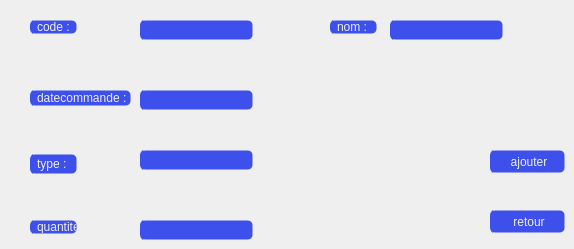
      <widget class="QWidget" name="tab">
       <attribute name="title">
        <string>ajouter</string>
       </attribute>
       <widget class="QLabel" name="label">
        <property name="geometry">
         <rect>
          <x>30</x>
          <y>20</y>
          <width>47</width>
          <height>14</height>
         </rect>
        </property>
        <property name="styleSheet">
         <string notr="true">QLabel {
background-image: url(C:/Users/HP/Documents/Health-application/icons/16x16/cil-folder-open.png);
	background-position: left center;

    background-repeat: no-repeat;

	border: 1px solid transparent;
color:rgb(238, 238, 238);
	border-radius: 5px;	
	background-color:#3d50eb;
border-left:4px solid #3d50eb;

}
QLabel:hover {
color:rgb(255, 255, 255);
		background-color: rgb(63, 84, 244);
}
QLabel:pressed {	
	border: 2px solid rgb(55, 74, 214) ;
}</string>
        </property>
        <property name="text">
         <string>code :</string>
        </property>
       </widget>
       <widget class="QLabel" name="label_2">
        <property name="geometry">
         <rect>
          <x>30</x>
          <y>90</y>
          <width>101</width>
          <height>16</height>
         </rect>
        </property>
        <property name="styleSheet">
         <string notr="true">QLabel {
background-image: url(C:/Users/HP/Documents/Health-application/icons/16x16/cil-folder-open.png);
	background-position: left center;

    background-repeat: no-repeat;

	border: 1px solid transparent;
color:rgb(238, 238, 238);
	border-radius: 5px;	
	background-color:#3d50eb;
border-left:4px solid #3d50eb;

}
QLabel:hover {
color:rgb(255, 255, 255);
		background-color: rgb(63, 84, 244);
}
QLabel:pressed {	
	border: 2px solid rgb(55, 74, 214) ;
}</string>
        </property>
        <property name="text">
         <string>datecommande :</string>
        </property>
       </widget>
       <widget class="QLabel" name="label_3">
        <property name="geometry">
         <rect>
          <x>30</x>
          <y>154</y>
          <width>47</width>
          <height>20</height>
         </rect>
        </property>
        <property name="styleSheet">
         <string notr="true">QLabel {
background-image: url(C:/Users/HP/Documents/Health-application/icons/16x16/cil-folder-open.png);
	background-position: left center;

    background-repeat: no-repeat;

	border: 1px solid transparent;
color:rgb(238, 238, 238);
	border-radius: 5px;	
	background-color:#3d50eb;
border-left:4px solid #3d50eb;

}
QLabel:hover {
color:rgb(255, 255, 255);
		background-color: rgb(63, 84, 244);
}
QLabel:pressed {	
	border: 2px solid rgb(55, 74, 214) ;
}</string>
        </property>
        <property name="text">
         <string>type :</string>
        </property>
       </widget>
       <widget class="QLabel" name="label_4">
        <property name="geometry">
         <rect>
          <x>30</x>
          <y>220</y>
          <width>47</width>
          <height>14</height>
         </rect>
        </property>
        <property name="styleSheet">
         <string notr="true">QLabel {
background-image: url(C:/Users/HP/Documents/Health-application/icons/16x16/cil-folder-open.png);
	background-position: left center;

    background-repeat: no-repeat;

	border: 1px solid transparent;
color:rgb(238, 238, 238);
	border-radius: 5px;	
	background-color:#3d50eb;
border-left:4px solid #3d50eb;

}
QLabel:hover {
color:rgb(255, 255, 255);
		background-color: rgb(63, 84, 244);
}
QLabel:pressed {	
	border: 2px solid rgb(55, 74, 214) ;
}</string>
        </property>
        <property name="text">
         <string>quantite :</string>
        </property>
       </widget>
       <widget class="QLabel" name="label_5">
        <property name="geometry">
         <rect>
          <x>330</x>
          <y>20</y>
          <width>47</width>
          <height>14</height>
         </rect>
        </property>
        <property name="styleSheet">
         <string notr="true">QLabel {
background-image: url(C:/Users/HP/Documents/Health-application/icons/16x16/cil-folder-open.png);
	background-position: left center;

    background-repeat: no-repeat;

	border: 1px solid transparent;
color:rgb(238, 238, 238);
	border-radius: 5px;	
	background-color:#3d50eb;
border-left:4px solid #3d50eb;

}
QLabel:hover {
color:rgb(255, 255, 255);
		background-color: rgb(63, 84, 244);
}
QLabel:pressed {	
	border: 2px solid rgb(55, 74, 214) ;
}</string>
        </property>
        <property name="text">
         <string>nom :</string>
        </property>
       </widget>
       <widget class="QPushButton" name="pushButton_4">
        <property name="geometry">
         <rect>
          <x>490</x>
          <y>150</y>
          <width>75</width>
          <height>23</height>
         </rect>
        </property>
        <property name="styleSheet">
         <string notr="true">QPushButton {
background-image: url(C:/Users/HP/Documents/Health-application/icons/16x16/cil-folder-open.png);
	background-position: left center;

    background-repeat: no-repeat;

	border: 1px solid transparent;
color:rgb(238, 238, 238);
	border-radius: 5px;	
	background-color:#3d50eb;
border-left:4px solid #3d50eb;

}
QPushButton:hover {
color:rgb(255, 255, 255);
		background-color: rgb(63, 84, 244);
}
QPushButton:pressed {	
	border: 2px solid rgb(55, 74, 214) ;
}</string>
        </property>
        <property name="text">
         <string>ajouter</string>
        </property>
       </widget>
       <widget class="QPushButton" name="pushButton_5">
        <property name="geometry">
         <rect>
          <x>490</x>
          <y>210</y>
          <width>75</width>
          <height>23</height>
         </rect>
        </property>
        <property name="styleSheet">
         <string notr="true">QPushButton {
background-image: url(C:/Users/HP/Documents/Health-application/icons/16x16/cil-folder-open.png);
	background-position: left center;

    background-repeat: no-repeat;

	border: 1px solid transparent;
color:rgb(238, 238, 238);
	border-radius: 5px;	
	background-color:#3d50eb;
border-left:4px solid #3d50eb;

}
QPushButton:hover {
color:rgb(255, 255, 255);
		background-color: rgb(63, 84, 244);
}
QPushButton:pressed {	
	border: 2px solid rgb(55, 74, 214) ;
}</string>
        </property>
        <property name="text">
         <string>retour</string>
        </property>
       </widget>
       <widget class="QLineEdit" name="lineEdit">
        <property name="geometry">
         <rect>
          <x>140</x>
          <y>20</y>
          <width>113</width>
          <height>20</height>
         </rect>
        </property>
        <property name="styleSheet">
         <string notr="true">QLineEdit {
background-image: url(C:/Users/HP/Documents/Health-application/icons/16x16/cil-folder-open.png);
	background-position: left center;

    background-repeat: no-repeat;

	border: 1px solid transparent;
color:rgb(238, 238, 238);
	border-radius: 5px;	
	background-color:#3d50eb;
border-left:4px solid #3d50eb;

}
QLineEdit:hover {
color:rgb(255, 255, 255);
		background-color: rgb(63, 84, 244);
}
QLineEdit:pressed {	
	border: 2px solid rgb(55, 74, 214) ;
}</string>
        </property>
       </widget>
       <widget class="QLineEdit" name="lineEdit_2">
        <property name="geometry">
         <rect>
          <x>140</x>
          <y>90</y>
          <width>113</width>
          <height>20</height>
         </rect>
        </property>
        <property name="styleSheet">
         <string notr="true">QLineEdit {
background-image: url(C:/Users/HP/Documents/Health-application/icons/16x16/cil-folder-open.png);
	background-position: left center;

    background-repeat: no-repeat;

	border: 1px solid transparent;
color:rgb(238, 238, 238);
	border-radius: 5px;	
	background-color:#3d50eb;
border-left:4px solid #3d50eb;

}
QLineEdit:hover {
color:rgb(255, 255, 255);
		background-color: rgb(63, 84, 244);
}
QLineEdit:pressed {	
	border: 2px solid rgb(55, 74, 214) ;
}</string>
        </property>
       </widget>
       <widget class="QLineEdit" name="lineEdit_3">
        <property name="geometry">
         <rect>
          <x>140</x>
          <y>150</y>
          <width>113</width>
          <height>20</height>
         </rect>
        </property>
        <property name="styleSheet">
         <string notr="true">QLineEdit {
background-image: url(C:/Users/HP/Documents/Health-application/icons/16x16/cil-folder-open.png);
	background-position: left center;

    background-repeat: no-repeat;

	border: 1px solid transparent;
color:rgb(238, 238, 238);
	border-radius: 5px;	
	background-color:#3d50eb;
border-left:4px solid #3d50eb;

}
QLineEdit:hover {
color:rgb(255, 255, 255);
		background-color: rgb(63, 84, 244);
}
QLineEdit:pressed {	
	border: 2px solid rgb(55, 74, 214) ;
}</string>
        </property>
       </widget>
       <widget class="QLineEdit" name="lineEdit_45">
        <property name="geometry">
         <rect>
          <x>140</x>
          <y>220</y>
          <width>113</width>
          <height>20</height>
         </rect>
        </property>
        <property name="styleSheet">
         <string notr="true">QLineEdit {
background-image: url(C:/Users/HP/Documents/Health-application/icons/16x16/cil-folder-open.png);
	background-position: left center;

    background-repeat: no-repeat;

	border: 1px solid transparent;
color:rgb(238, 238, 238);
	border-radius: 5px;	
	background-color:#3d50eb;
border-left:4px solid #3d50eb;

}
QLineEdit:hover {
color:rgb(255, 255, 255);
		background-color: rgb(63, 84, 244);
}
QLineEdit:pressed {	
	border: 2px solid rgb(55, 74, 214) ;
}</string>
        </property>
       </widget>
       <widget class="QLineEdit" name="lineEdit_5">
        <property name="geometry">
         <rect>
          <x>390</x>
          <y>20</y>
          <width>113</width>
          <height>20</height>
         </rect>
        </property>
        <property name="styleSheet">
         <string notr="true">QLineEdit {
background-image: url(C:/Users/HP/Documents/Health-application/icons/16x16/cil-folder-open.png);
	background-position: left center;

    background-repeat: no-repeat;

	border: 1px solid transparent;
color:rgb(238, 238, 238);
	border-radius: 5px;	
	background-color:#3d50eb;
border-left:4px solid #3d50eb;

}
QLineEdit:hover {
color:rgb(255, 255, 255);
		background-color: rgb(63, 84, 244);
}
QLineEdit:pressed {	
	border: 2px solid rgb(55, 74, 214) ;
}</string>
        </property>
       </widget>
      </widget>
